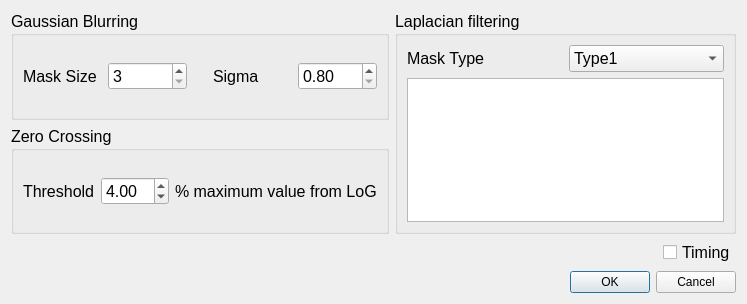
<?xml version="1.0" encoding="UTF-8"?>
<ui version="4.0">
 <class>MHEdgeDialog</class>
 <widget class="QDialog" name="MHEdgeDialog">
  <property name="geometry">
   <rect>
    <x>0</x>
    <y>0</y>
    <width>747</width>
    <height>304</height>
   </rect>
  </property>
  <property name="windowTitle">
   <string>Dialog</string>
  </property>
  <layout class="QGridLayout" name="gridLayout_4">
   <item row="0" column="0">
    <layout class="QGridLayout" name="gridLayout_3">
     <item row="0" column="0">
      <widget class="QGroupBox" name="gaussianGroupBox">
       <property name="font">
        <font>
         <pointsize>12</pointsize>
        </font>
       </property>
       <property name="title">
        <string>Gaussian Blurring</string>
       </property>
       <layout class="QGridLayout" name="gridLayout">
        <item row="0" column="0">
         <layout class="QHBoxLayout" name="horizontalLayout_3">
          <item>
           <layout class="QHBoxLayout" name="horizontalLayout_2">
            <item>
             <widget class="QLabel" name="maskSizeLabel">
              <property name="font">
               <font>
                <pointsize>12</pointsize>
               </font>
              </property>
              <property name="text">
               <string>Mask Size</string>
              </property>
             </widget>
            </item>
            <item>
             <widget class="QSpinBox" name="maskSizeSpinBox">
              <property name="font">
               <font>
                <pointsize>12</pointsize>
               </font>
              </property>
              <property name="minimum">
               <number>3</number>
              </property>
              <property name="singleStep">
               <number>2</number>
              </property>
             </widget>
            </item>
           </layout>
          </item>
          <item>
           <spacer name="horizontalSpacer">
            <property name="orientation">
             <enum>Qt::Horizontal</enum>
            </property>
            <property name="sizeType">
             <enum>QSizePolicy::Minimum</enum>
            </property>
            <property name="sizeHint" stdset="0">
             <size>
              <width>20</width>
              <height>20</height>
             </size>
            </property>
           </spacer>
          </item>
          <item>
           <layout class="QHBoxLayout" name="horizontalLayout">
            <item>
             <widget class="QLabel" name="sigmaLabel">
              <property name="font">
               <font>
                <pointsize>12</pointsize>
               </font>
              </property>
              <property name="text">
               <string>Sigma</string>
              </property>
             </widget>
            </item>
            <item>
             <widget class="QDoubleSpinBox" name="sigmaDoubleSpinBox">
              <property name="font">
               <font>
                <pointsize>12</pointsize>
               </font>
              </property>
              <property name="minimum">
               <double>0.800000000000000</double>
              </property>
              <property name="singleStep">
               <double>0.050000000000000</double>
              </property>
              <property name="value">
               <double>0.800000000000000</double>
              </property>
             </widget>
            </item>
           </layout>
          </item>
         </layout>
        </item>
       </layout>
      </widget>
     </item>
     <item row="0" column="1" rowspan="2">
      <widget class="QGroupBox" name="laplacianGroupBox">
       <property name="font">
        <font>
         <pointsize>12</pointsize>
        </font>
       </property>
       <property name="title">
        <string>Laplacian filtering</string>
       </property>
       <layout class="QGridLayout" name="gridLayout_5">
        <item row="0" column="0">
         <layout class="QHBoxLayout" name="horizontalLayout_6">
          <item>
           <widget class="QLabel" name="maskTypeLabel">
            <property name="font">
             <font>
              <pointsize>12</pointsize>
             </font>
            </property>
            <property name="text">
             <string>Mask Type</string>
            </property>
           </widget>
          </item>
          <item>
           <widget class="QComboBox" name="maskTypeComboBox">
            <property name="font">
             <font>
              <pointsize>12</pointsize>
             </font>
            </property>
            <item>
             <property name="text">
              <string>Type1</string>
             </property>
            </item>
            <item>
             <property name="text">
              <string>Type2</string>
             </property>
            </item>
           </widget>
          </item>
         </layout>
        </item>
        <item row="1" column="0">
         <widget class="QTableView" name="tableView">
          <attribute name="horizontalHeaderVisible">
           <bool>false</bool>
          </attribute>
          <attribute name="horizontalHeaderHighlightSections">
           <bool>false</bool>
          </attribute>
          <attribute name="verticalHeaderVisible">
           <bool>false</bool>
          </attribute>
          <attribute name="verticalHeaderHighlightSections">
           <bool>false</bool>
          </attribute>
         </widget>
        </item>
       </layout>
      </widget>
     </item>
     <item row="1" column="0">
      <widget class="QGroupBox" name="groupBox">
       <property name="font">
        <font>
         <pointsize>12</pointsize>
        </font>
       </property>
       <property name="title">
        <string>Zero Crossing</string>
       </property>
       <layout class="QGridLayout" name="gridLayout_2">
        <item row="0" column="0">
         <layout class="QHBoxLayout" name="horizontalLayout_4">
          <item>
           <widget class="QLabel" name="zeroCrossingLabel">
            <property name="font">
             <font>
              <pointsize>12</pointsize>
             </font>
            </property>
            <property name="text">
             <string>Threshold</string>
            </property>
           </widget>
          </item>
          <item>
           <widget class="QDoubleSpinBox" name="thresholdDoubleSpinBox">
            <property name="font">
             <font>
              <pointsize>12</pointsize>
             </font>
            </property>
            <property name="singleStep">
             <double>0.500000000000000</double>
            </property>
            <property name="value">
             <double>4.000000000000000</double>
            </property>
           </widget>
          </item>
          <item>
           <widget class="QLabel" name="zeroCrossingLabel2">
            <property name="font">
             <font>
              <pointsize>12</pointsize>
             </font>
            </property>
            <property name="text">
             <string>% maximum value from LoG</string>
            </property>
           </widget>
          </item>
         </layout>
        </item>
       </layout>
      </widget>
     </item>
    </layout>
   </item>
   <item row="1" column="0">
    <layout class="QHBoxLayout" name="horizontalLayout_5">
     <item>
      <spacer name="horizontalSpacer_2">
       <property name="orientation">
        <enum>Qt::Horizontal</enum>
       </property>
       <property name="sizeHint" stdset="0">
        <size>
         <width>40</width>
         <height>20</height>
        </size>
       </property>
      </spacer>
     </item>
     <item>
      <widget class="QCheckBox" name="timingCheckBox">
       <property name="font">
        <font>
         <pointsize>12</pointsize>
        </font>
       </property>
       <property name="text">
        <string>Timing</string>
       </property>
      </widget>
     </item>
    </layout>
   </item>
   <item row="2" column="0">
    <widget class="QDialogButtonBox" name="buttonBox">
     <property name="orientation">
      <enum>Qt::Horizontal</enum>
     </property>
     <property name="standardButtons">
      <set>QDialogButtonBox::Cancel|QDialogButtonBox::Ok</set>
     </property>
    </widget>
   </item>
  </layout>
 </widget>
 <resources/>
 <connections>
  <connection>
   <sender>buttonBox</sender>
   <signal>accepted()</signal>
   <receiver>MHEdgeDialog</receiver>
   <slot>accept()</slot>
   <hints>
    <hint type="sourcelabel">
     <x>227</x>
     <y>288</y>
    </hint>
    <hint type="destinationlabel">
     <x>157</x>
     <y>274</y>
    </hint>
   </hints>
  </connection>
  <connection>
   <sender>buttonBox</sender>
   <signal>rejected()</signal>
   <receiver>MHEdgeDialog</receiver>
   <slot>reject()</slot>
   <hints>
    <hint type="sourcelabel">
     <x>295</x>
     <y>294</y>
    </hint>
    <hint type="destinationlabel">
     <x>286</x>
     <y>274</y>
    </hint>
   </hints>
  </connection>
 </connections>
</ui>
